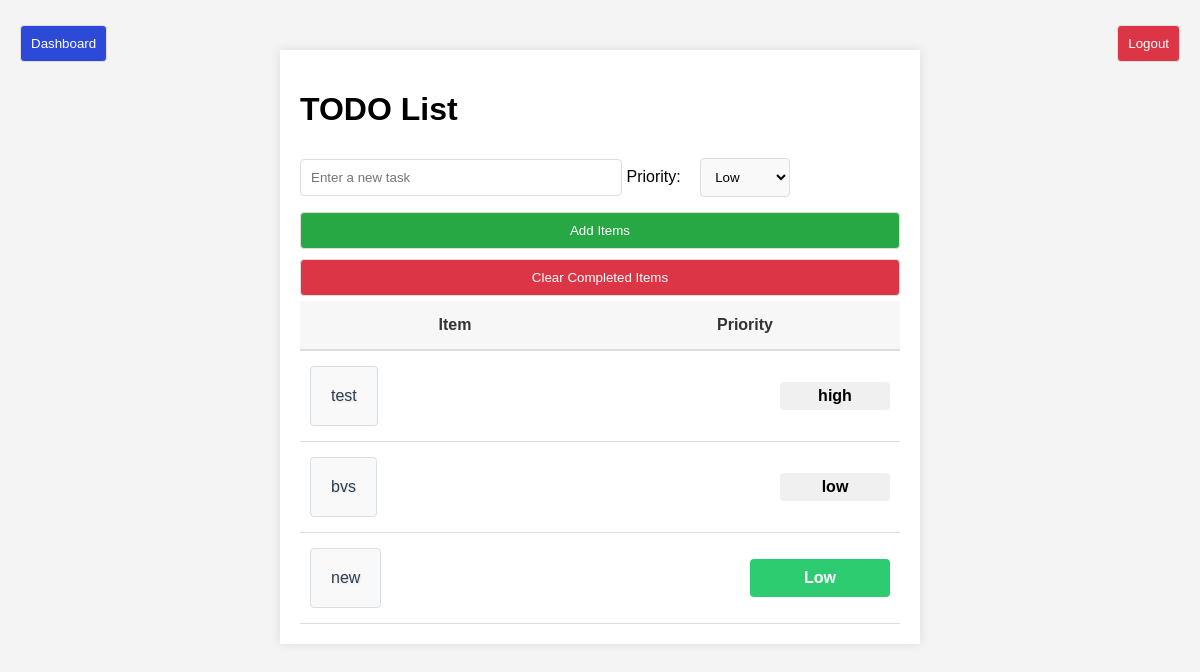
The page /index/1 on the database as committed earlier.
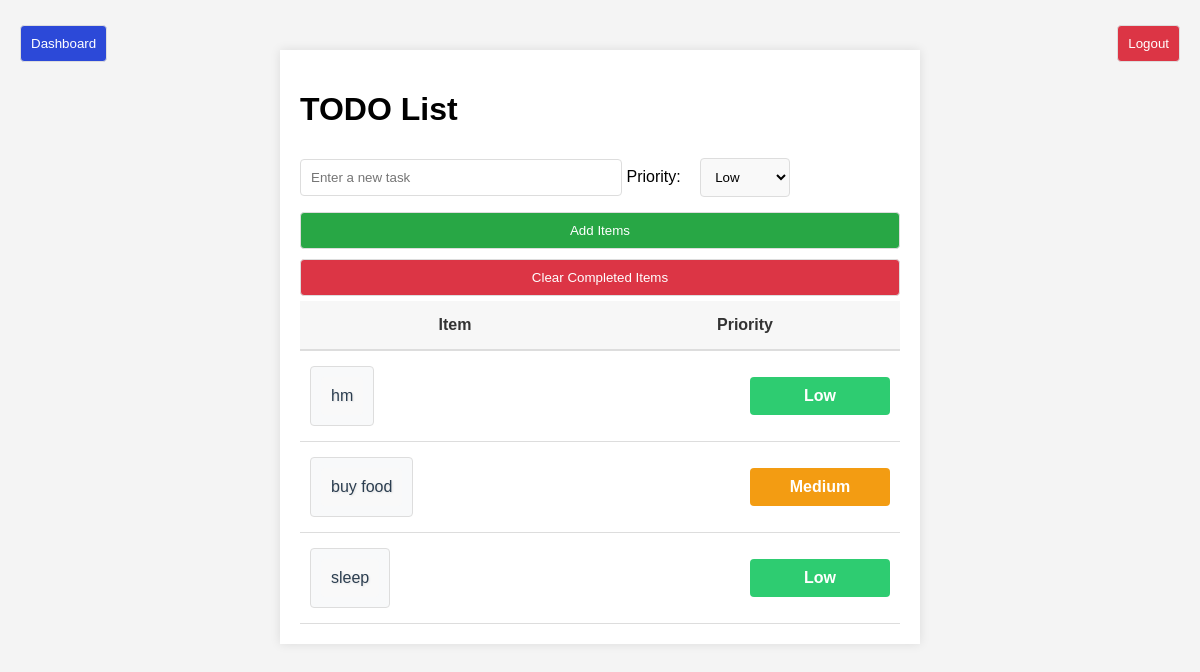
The same page on the database as committed later.
### models.py (models this page shows, shortened)
class Todo(db.Model):
    todo_id=db.Column(db.Integer,primary_key=True)
    title=db.Column(db.String(200))
    completed=db.Column(db.Boolean,default=False)
    user_id=db.Column(db.Integer)
    clear=db.Column(db.Boolean,default=False)
    priority =db.Column(db.String(20))

### app.py (the view)
@app.route('/index/<int:user_id>')
def index(user_id):
    todos = Todo.query.filter_by(user_id=user_id).filter_by(clear=False).all()
    return render_template('index.html', todos=todos,user_id=user_id)

### templates/index.html (shortened to what this page needs)
{% extends 'base.html' %}
{% block content %}
<h1>TODO List</h1>
<form action="{{ url_for('add_todo' , user_id=user_id) }}" method="POST">
    <input type="text" name="title" placeholder="Enter a new task" autofocus>
    <label for="priority">Priority:</label>
    <select name="priority" class="priority-dropdown">
        <option value="Low">Low</option>
    </select>
    <button type="submit" class ="add">Add Items</button>
</form>
<a href="{{ url_for('clear_all',user_id=user_id) }}"><button class="clear">Clear Completed Items</button></a>
<ul class="todo-list">
    <li class="todo-header">
        <div class="header-item">Item</div>
        <div class="header-priority">Priority</div>
    </li>
    {% for todo in todos %}
    <li class="todo-item">
        <a href="{{ url_for('complete_todo', todo_id=todo.todo_id, user_id=user_id) }}">
            <button class="text1">
            <div class="item-text">
                {% if todo.completed %}
                <strike>{{ todo.title }}</strike>
                {% else %}
                {{ todo.title }}
                {% endif %}
            </div>
        </button>
        </a>
        <div class="item-priority {% if todo.priority == 'Low' %}low{% elif todo.priority == 'Medium' %}medium{% elif todo.priority == 'High' %}high{% endif %}">
            {{ todo.priority }}
        </div>
    </li>
    {% endfor %}
</ul>
{% endblock %}

### templates/base.html (shortened to what this page needs)
<!DOCTYPE html>
<html lang="en">
<head>
    <link rel="stylesheet" href="{{ url_for('static', filename='styles.css') }}">
</head>
<body>
    <div class="logout-container">
        <a href="{{ url_for('main') }}"><button class="logout">Logout</button></a>
    </div>
    <div class="dashboard-container">
        <a href="{{ url_for('dashboard',user_id=user_id) }}"><button class="dashboard">Dashboard</button></a>
    </div>
    <div class="container">
        {% block content %}{% endblock %}
    </div>
</body>
</html>

### static/styles.css (style rules this page uses)
body { font-family: Arial, sans-serif; background-color: #f4f4f4; margin: 0; padding: 0; }
.logout-container { position: fixed; top: 20px; right: 20px; z-index: 1000; }
.dashboard-container { position: fixed; top: 20px; left: 20px; z-index: 1000; }
.priority-dropdown { border-radius: 4px; background-color: #f9f9f9; padding: 10px; margin: 10px 0; margin-left: 15px; border: 1px solid #ddd; border-radius: 4px; }
.container { width: 50%; margin: 50px auto; padding: 20px; background: #fff; box-shadow: 0 0 10px rgba(0, 0, 0, 0.1); }
h1 { margin-bottom: 20px; }
input[type="text"] { width: 50%; padding: 10px; margin: 5px 0; border: 1px solid #ddd; border-radius: 4px; }
.todo-list { list-style-type: none; padding: 0; margin: 0; border-collapse: collapse; }
.todo-item { display: flex; justify-content: space-between; align-items: center; padding: 10px; border-bottom: 1px solid #ddd; }
.todo-header { display: flex; justify-content: center; align-items: center; padding: 10px; background-color: #f7f7f7; border-bottom: 2px solid #ddd; font-weight: bold; }
.header-item, .header-priority { padding: 5px 10px; color: #333; text-align: center; width: 100%; }
.item-text { flex-grow: 1; font-size: 1.2em; color: #2c3e50; font-family: 'Poppins', sans-serif; padding: 10px; border-radius: 4px; background-color: #f9f9f9; transition: background-color 0.3s ease, color 0.3s ease, box-shadow 0.3s ease; text-shadow: 1px 1px 2px rgba(0, 0, 0, 0.1); }
.item-priority { background-color: #f0f0f0; border-radius: 4px; text-align: center; width: 100px; }
.item-text { flex-grow: 1; }
.item-priority { min-width: 100px; display: flex; align-items: center; justify-content: center; padding: 5px; border-radius: 4px; font-weight: bold; }
.low { background-color: #2ecc71; color: white; display: inline-block; padding: 10px 20px; border-radius: 4px; text-align: center; }
.medium { background-color: #f39c12; color: white; display: inline-block; padding: 10px 20px; border-radius: 4px; text-align: center; }
button.text1 { margin: 5px 0; padding: 10px; background-color: #f8f9fa; border: 1px solid #ddd; border-radius: 4px; cursor: pointer; width: 100%; }
button.logout { margin: 5px 0; padding: 10px; background-color: #dc3545; color: white; border: 1px solid #ddd; border-radius: 4px; cursor: pointer; }
button.dashboard { margin: 5px 0; padding: 10px; background-color: #2c49d8; color: white; border: 1px solid #ddd; border-radius: 4px; cursor: pointer; }
button.add { background-color: #28a745; color: white; cursor: pointer; width: 100%; padding: 10px; margin: 5px 0; border: 1px solid #ddd; border-radius: 4px; }
button.clear { padding: 10px; background-color: #dc3545; color: white; border-radius: 10px; width: 100%; padding: 10px; margin: 5px 0; border: 1px solid #ddd; border-radius: 4px; }
ul { list-style-type: none; padding: 0; }

Rows that differ between the two databases and show on the page:
removed Todo: title "test", priority "high"
no longer on this page (row edited): Todo: title "new", priority "Low"
now on this page (row edited): Todo: title "hm", priority "Low"
added Todo: title "buy food", priority "Medium"
changed Todo: title "bvs" → "sleep"; priority "low" → "Low"
